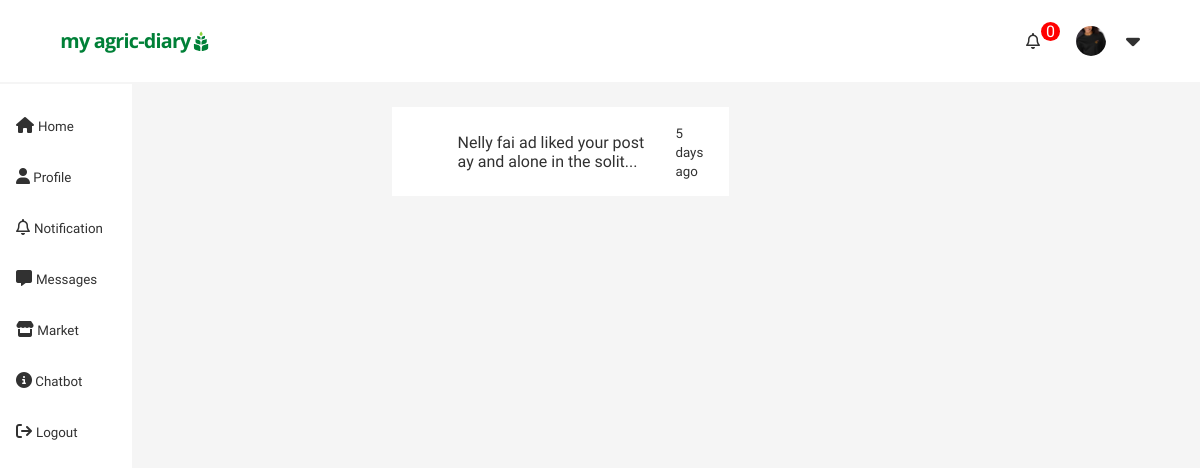
The app's page /my_notification (signed in), older data.
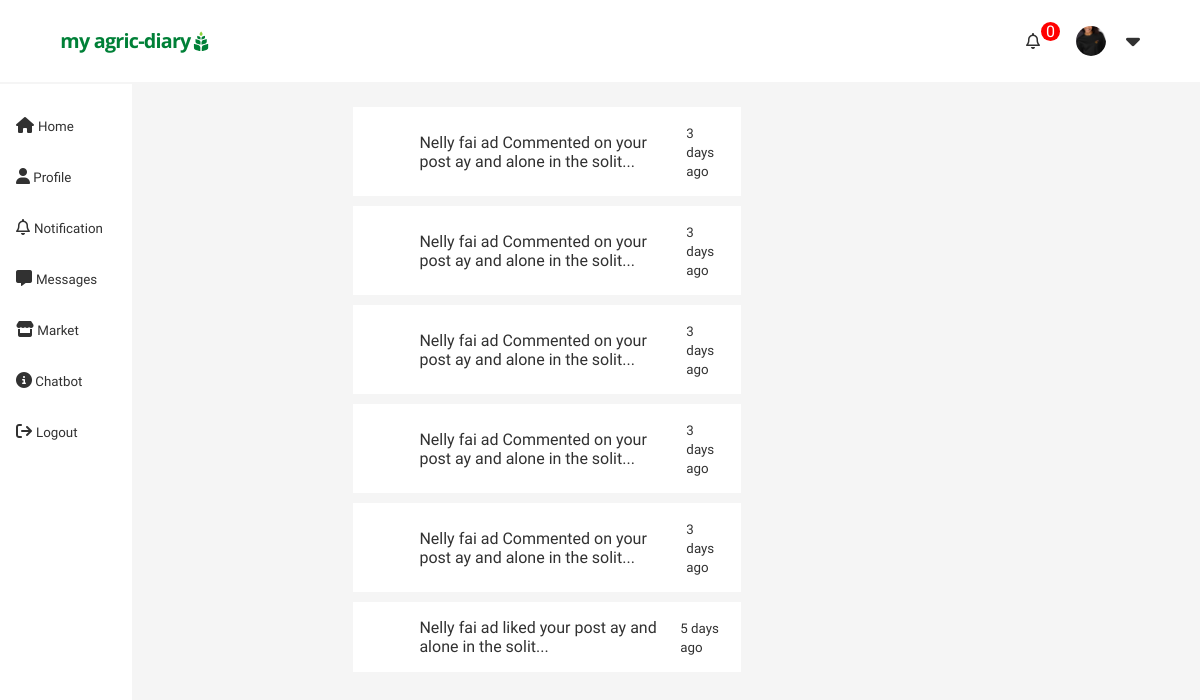
The same page, newer data.
### notification/models.py (models this page shows)
class Notification(models.Model):
    message= models.CharField(max_length=200)
    trigger = models.ForeignKey(CustomUser, on_delete=models.CASCADE,related_name='trigger')
    target = models.ForeignKey(CustomUser, on_delete=models.CASCADE,related_name='target')
    time = models.DateTimeField(auto_now_add=True)
    is_read = models.BooleanField(default=False)
    date = models.DateTimeField(auto_now_add=True)
    def __str__(self):
       return self.message
    def whencreated(self):
        return timefuntion(self.time)

### account/models.py (models this page shows)
class CustomUser(AbstractUser):
    email = models.EmailField(unique=True)
    first_name = models.CharField( max_length=100 , blank=False)
    last_name= models.CharField( max_length=100 , blank=False )
    bio=models.CharField(max_length=400,blank=True, null=True)
    location = CountryField(blank_label='(select country)')
    profile_pic=models.ImageField( upload_to='profilepics/' ,blank=True, null=True,validators=[FileExtensionValidator(['jpg','png',])])
    is_student = models.BooleanField(default=False)
    course = models.CharField(max_length=100 ,blank=True, null=True)
    instituition = models.CharField(max_length=100 ,blank=True, null=True)
    profession=models.CharField(max_length=100 ,blank=True, null=True)
    company = models.CharField(max_length=100 ,blank=True, null=True)
    date_joined = models.DateTimeField( auto_now_add=True)
    is_active = models.BooleanField( default=True)
    username = None
    USERNAME_FIELD = 'email'
    REQUIRED_FIELDS = []
    objects = UserManager()
    def __str__(self):
        return self.last_name

### notification/views.py (the view)
# urls.py: path('',views.getnotification, name='notification'),
def getnotification(request):
    loggeduser = request.user
    my_notification = NotificationUser.objects.get(user=loggeduser)
    notification = my_notification.mynotification.all().order_by('-time')
    print(notification)
    for items in notification:
        items.is_read = True
        items.save()
    context={
        'notification':notification,
    }
    return render (request,'notification/notification.html' ,context)

### Friends/context_processors.py (called while the page is built)
def friendSuggestions(request):
        if request.user.is_authenticated:
            user = request.user
            network = Network.objects.get(user=request.user)
            friendsuggestions= suggestions(request,network=network)
            return {'friendsuggestions':friendsuggestions,'mynetwork':network}
        else:
                return {}

def suggestions(request, network):
    friends = network.following.all()
    user=request.user
    print(friends)
    suggestions =Network.objects.filter(
        following__in = friends).exclude(id=network.id).distinct()
    return suggestions

### notification/context_processors.py (called while the page is built)
def notificationCount(request):
        if request.user.is_authenticated:
            user = request.user
            notification = NotificationUser.objects.get(user = user)
            count = notification.mynotification.all().filter(is_read = False)
            return {'count':count.count}
        else:
                return {}

### notification/templates/notification/notification.html (shortened to what this page needs)
{% extends 'main/base.html'%}
{% load static %}
{% block content %}
<div class="grid-container">
    <main>
        <div class="wrapper">
            {% for obj in notification %}
            <div class="item flex" >
                    <div class="flex" >
                       <a href="{% url 'profile' obj.trigger.id%}"> <span class="roundedprofile" style="background:url('{{ obj.trigger.profile_pic.url}}') ;background-position: center; background-size: contain;" > </span> </a>
                            <div>
                                <div class="contact-name"><div>{{obj.message}} </div> </div>
                            </div>
                    </div>
                    <div> <small> {{obj.whencreated}}</small> </div>
            </div>
            {% endfor %}
        </div>
    </main>
    <div></div>
</div>
{% endblock %}

Row changes from the older to the newer data that the page shows:
added Notification: message "Nelly fai ad Commented on your post ay and alone in the solit...", whencreated "3 days ago"
added Notification: message "Nelly fai ad Commented on your post ay and alone in the solit...", whencreated "3 days ago"
added Notification: message "Nelly fai ad Commented on your post ay and alone in the solit...", whencreated "3 days ago"
added Notification: message "Nelly fai ad Commented on your post ay and alone in the solit...", whencreated "3 days ago"
added Notification: message "Nelly fai ad Commented on your post ay and alone in the solit...", whencreated "3 days ago"
